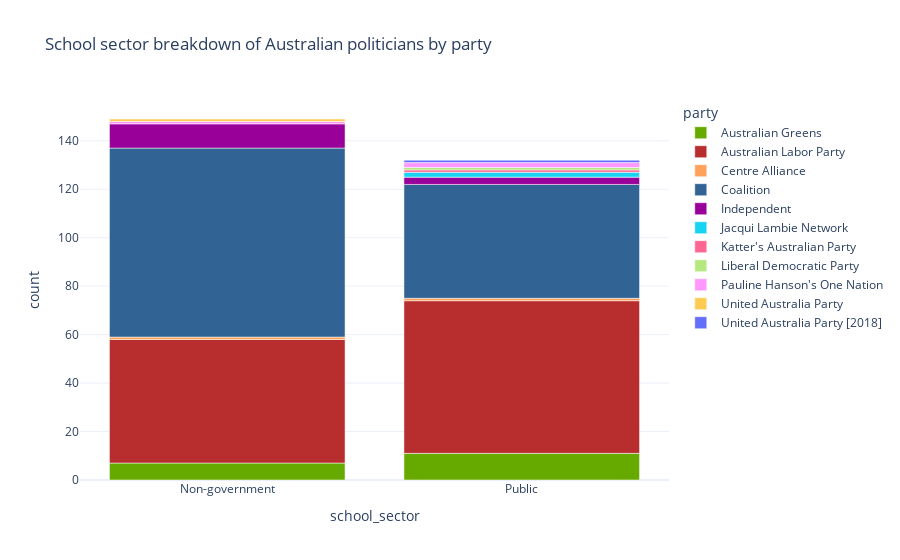

Source (notebook cell):
### Markdown cell above
members

### Code cell
school_sector_counts = members_education.drop_duplicates(["member", "school_sector"]).groupby(
    ["party", "school_sector"]).size().reset_index(name='count')
fig = px.bar(school_sector_counts, x="school_sector", y="count", color="party",
             title="School sector breakdown of Australian politicians by party", color_discrete_map=PARTY_COLOUR_MAP)
fig.show()

### Figure 1 — Plotly figure (JSON) as saved in the notebook; plotly's stock layout.template omitted (floating-point values rounded to 4 significant figures)
{"data": [{"alignmentgroup": "True", "hovertemplate": "party=Australian Greens<br>school_sector=%{x}<br>count=%{y}<extra></extra>", "legendgroup": "Australian Greens", "marker": {"color": "#66AA00", "pattern": {"shape": ""}}, "name": "Australian Greens", "offsetgroup": "Australian Greens", "orientation": "v", "showlegend": true, "textposition": "auto", "x": ["Non-government", "Public"], "xaxis": "x", "y": [7, 11], "yaxis": "y", "type": "bar"}, {"alignmentgroup": "True", "hovertemplate": "party=Australian Labor Party<br>school_sector=%{x}<br>count=%{y}<extra></extra>", "legendgroup": "Australian Labor Party", "marker": {"color": "#B82E2E", "pattern": {"shape": ""}}, "name": "Australian Labor Party", "offsetgroup": "Australian Labor Party", "orientation": "v", "showlegend": true, "textposition": "auto", "x": ["Non-government", "Public"], "xaxis": "x", "y": [51, 63], "yaxis": "y", "type": "bar"}, {"alignmentgroup": "True", "hovertemplate": "party=Centre Alliance<br>school_sector=%{x}<br>count=%{y}<extra></extra>", "legendgroup": "Centre Alliance", "marker": {"color": "#FFA15A", "pattern": {"shape": ""}}, "name": "Centre Alliance", "offsetgroup": "Centre Alliance", "orientation": "v", "showlegend": true, "textposition": "auto", "x": ["Non-government", "Public"], "xaxis": "x", "y": [1, 1], "yaxis": "y", "type": "bar"}, {"alignmentgroup": "True", "hovertemplate": "party=Coalition<br>school_sector=%{x}<br>count=%{y}<extra></extra>", "legendgroup": "Coalition", "marker": {"color": "#316395", "pattern": {"shape": ""}}, "name": "Coalition", "offsetgroup": "Coalition", "orientation": "v", "showlegend": true, "textposition": "auto", "x": ["Non-government", "Public"], "xaxis": "x", "y": [78, 47], "yaxis": "y", "type": "bar"}, {"alignmentgroup": "True", "hovertemplate": "party=Independent<br>school_sector=%{x}<br>count=%{y}<extra></extra>", "legendgroup": "Independent", "marker": {"color": "#990099", "pattern": {"shape": ""}}, "name": "Independent", "offsetgroup": "Independent", "orientation": "v", "showlegend": true, "textposition": "auto", "x": ["Non-government", "Public"], "xaxis": "x", "y": [10, 3], "yaxis": "y", "type": "bar"}, {"alignmentgroup": "True", "hovertemplate": "party=Jacqui Lambie Network<br>school_sector=%{x}<br>count=%{y}<extra></extra>", "legendgroup": "Jacqui Lambie Network", "marker": {"color": "#19d3f3", "pattern": {"shape": ""}}, "name": "Jacqui Lambie Network", "offsetgroup": "Jacqui Lambie Network", "orientation": "v", "showlegend": true, "textposition": "auto", "x": ["Public"], "xaxis": "x", "y": [2], "yaxis": "y", "type": "bar"}, {"alignmentgroup": "True", "hovertemplate": "party=Katter's Australian Party<br>school_sector=%{x}<br>count=%{y}<extra></extra>", "legendgroup": "Katter's Australian Party", "marker": {"color": "#FF6692", "pattern": {"shape": ""}}, "name": "Katter's Australian Party", "offsetgroup": "Katter's Australian Party", "orientation": "v", "showlegend": true, "textposition": "auto", "x": ["Public"], "xaxis": "x", "y": [1], "yaxis": "y", "type": "bar"}, {"alignmentgroup": "True", "hovertemplate": "party=Liberal Democratic Party<br>school_sector=%{x}<br>count=%{y}<extra></extra>", "legendgroup": "Liberal Democratic Party", "marker": {"color": "#B6E880", "pattern": {"shape": ""}}, "name": "Liberal Democratic Party", "offsetgroup": "Liberal Democratic Party", "orientation": "v", "showlegend": true, "textposition": "auto", "x": ["Public"], "xaxis": "x", "y": [1], "yaxis": "y", "type": "bar"}, {"alignmentgroup": "True", "hovertemplate": "party=Pauline Hanson's One Nation<br>school_sector=%{x}<br>count=%{y}<extra></extra>", "legendgroup": "Pauline Hanson's One Nation", "marker": {"color": "#FF97FF", "pattern": {"shape": ""}}, "name": "Pauline Hanson's One Nation", "offsetgroup": "Pauline Hanson's One Nation", "orientation": "v", "showlegend": true, "textposition": "auto", "x": ["Non-government", "Public"], "xaxis": "x", "y": [1, 2], "yaxis": "y", "type": "bar"}, {"alignmentgroup": "True", "hovertemplate": "party=United Australia Party<br>school_sector=%{x}<br>count=%{y}<extra></extra>", "legendgroup": "United Australia Party", "marker": {"color": "#FECB52", "pattern": {"shape": ""}}, "name": "United Australia Party", "offsetgroup": "United Australia Party", "orientation": "v", "showlegend": true, "textposition": "auto", "x": ["Non-government"], "xaxis": "x", "y": [1], "yaxis": "y", "type": "bar"}, {"alignmentgroup": "True", "hovertemplate": "party=United Australia Party [2018]<br>school_sector=%{x}<br>count=%{y}<extra></extra>", "legendgroup": "United Australia Party [2018]", "marker": {"color": "#636efa", "pattern": {"shape": ""}}, "name": "United Australia Party [2018]", "offsetgroup": "United Australia Party [2018]", "orientation": "v", "showlegend": true, "textposition": "auto", "x": ["Public"], "xaxis": "x", "y": [1], "yaxis": "y", "type": "bar"}], "layout": {"xaxis": {"anchor": "y", "domain": [0.0, 1.0], "title": {"text": "school_sector"}}, "yaxis": {"anchor": "x", "domain": [0.0, 1.0], "title": {"text": "count"}}, "legend": {"title": {"text": "party"}, "tracegroupgap": 0}, "title": {"text": "School sector breakdown of Australian politicians by party"}, "barmode": "relative"}}
